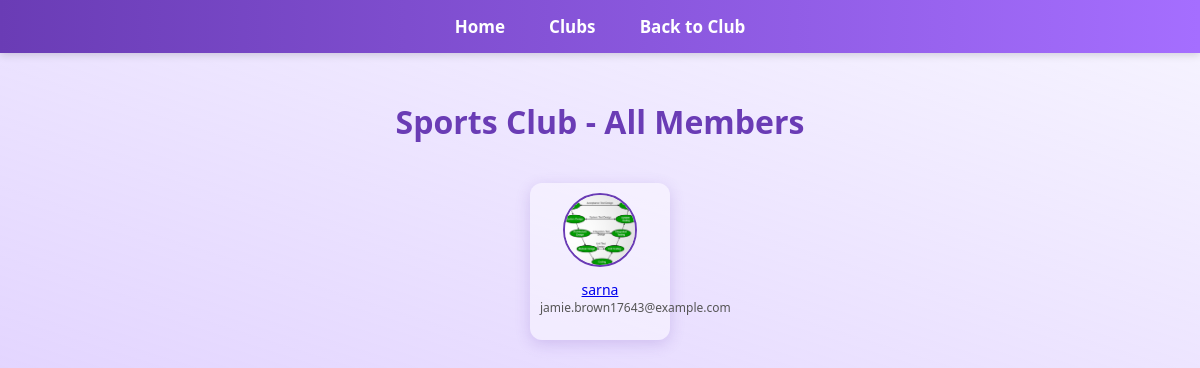
Page /clubnest/clubs/sports-club/members/ (signed in) on the earlier database version.
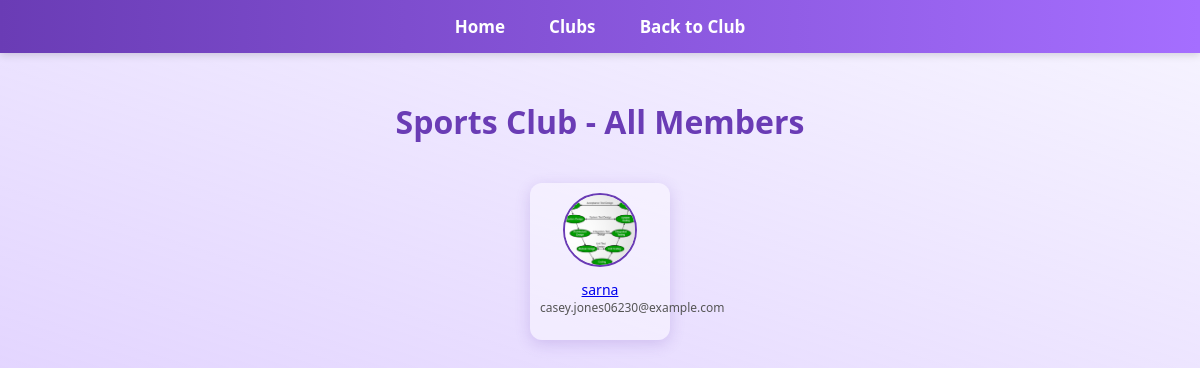
Same page on the later database version.
### ClubNest/models.py (models this page shows, shortened)
class Membership(models.Model):
    profile = models.ForeignKey(Profile, on_delete=models.CASCADE)  # ✅ Added
    club = models.ForeignKey(Club, on_delete=models.CASCADE)
    is_approved = models.BooleanField(default=False)
    joined_at = models.DateTimeField(auto_now_add=True)
    class Meta:
        unique_together = ('profile', 'club')

class Profile(models.Model):
    user = models.OneToOneField(User, on_delete=models.CASCADE)
    profile_pic = models.ImageField(upload_to='profile_pics/', default='default.png', blank=True, null=True)
    department = models.CharField(
        max_length=50,
        choices=[
            ('CSE', 'CSE'), ('EEE', 'EEE'), ('Civil', 'Civil'),
            ('Pharmacy', 'Pharmacy'), ('ENG', 'ENG'),
            ('Archi', 'Archi'), ('BBA', 'BBA'),
        ],
        blank=True,
        null=True
    )
    semester = models.CharField(
        max_length=10,
        choices=[('1st', '1st'), ('2nd', '2nd'), ('3rd', '3rd'),
                 ('4th', '4th'), ('5th', '5th'), ('6th', '6th'),
                 ('7th', '7th'), ('8th', '8th')],
        blank=True,
        null=True
    )
    clubs = models.ManyToManyField('Club', through='Membership', blank=True)

### ClubNest/views.py (the view)
# urls.py: path('clubs/<slug:club_slug>/members/', views.all_members, name='all_members'),
@login_required
def all_members(request, club_slug):
    club = get_object_or_404(Club, slug=club_slug)
    approved_members = Membership.objects.filter(club=club, is_approved=True).select_related('profile', 'profile__user')
    return render(request, 'all_members.html', {
        'club': club,
        'approved_members': approved_members
    })

### templates/all_members.html (shortened to what this page needs)
{% load static %}
<!DOCTYPE html>
<html lang="en">
<head>
</head>
<body>
<nav>
  <a href="{% url 'home' %}">Home</a>
  <a href="{% url 'club_list' %}">Clubs</a>
  <a href="{% url 'club_detail' club.id %}">Back to Club</a>
</nav>
<div class="content">
  <h1>{{ club.name }} - All Members</h1>
  {% if approved_members %}
    <div class="members-container">
      {% for member in approved_members %}
        <div class="member-card">
          {% if member.profile.profile_pic %}
            <img src="{{ member.profile.profile_pic.url }}" alt="{{ member.profile.user.username }}">
          {% else %}
            <img src="{% static 'images/default-profile.png' %}" alt="{{ member.profile.user.username }}">
          {% endif %}
          <p>
            <a href="{% url 'profile_view' member.profile.user.id %}">{{ member.profile.user.username }}</a>
            <span>{{ member.profile.user.email }}</span>
          </p>
        </div>
      {% endfor %}
    </div>
  {% else %}
    <p style="text-align:center; color:#555;">No members yet.</p>
  {% endif %}
</div>
</body>
</html>

Differences in the rows shown:
changed through a linked row, Membership "sarna": profile.user.email "jamie.brown17643@example.com" → "casey.jones06230@example.com"
